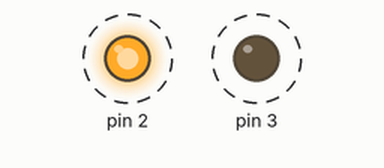
Simulated run of this sketch. Board: Arduino Uno, built with avr-gcc and run on an emulated ATmega328P. On the bench: output pins drawn as LEDs (lit = HIGH). Dashed ring = blinking.

Above: at 0.05 s.
Timing chart, 0 to 3.0 s (numbered marks = the images above):
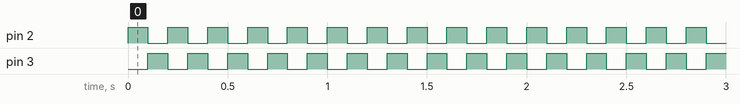

The sketch:

sketch_nov19a.ino
```cpp
// C++ code
//
int kirmizi=2;
int beyaz=3;
void setup()
{
  pinMode(2,OUTPUT);
  pinMode(3,OUTPUT);
}

void loop()
{
  digitalWrite(2,HIGH);
  digitalWrite(3,LOW);
  delay(100);
  digitalWrite(2,0);
  digitalWrite(3,1);
  delay(100);
}
```

Measured:
- by itself, pin 2, pin 3: alternates HIGH for 0.10 s and LOW for 0.10 s
